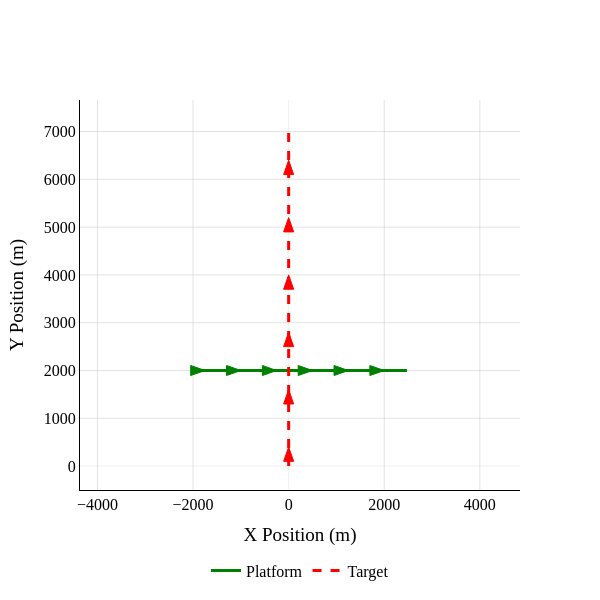

The notebook cell this image was saved under:
### Markdown cell above
# VISUALISATION

### Code cell
import plotly.graph_objects as go

timesteps = [
    SIM_PARAMS["start_time"] + i * SIM_PARAMS["time_interval"]
    for i in range(SIM_PARAMS["num_steps"])
]

fig = go.Figure()

plat_x = []
plat_y = []

print(len(timesteps))

for timestamp in timesteps:
    platform_state = platform.get_platform_state_at(timestamp)
    plat_x.append(platform_state.host.state.state_vector[0])
    plat_y.append(platform_state.host.state.state_vector[2])

tgt_x = []
tgt_y = []

for target_ground_truth in target_ground_truths:
    tgt_x = [state.state_vector[0] for state in target_ground_truth]
    tgt_y = [state.state_vector[2] for state in target_ground_truth]

# --- 2. Plot the Lines ---
fig.add_trace(go.Scatter(
    x=plat_x, y=plat_y,
    mode='lines', line=dict(color='green', width=3),
    name='Platform'
))

fig.add_trace(go.Scatter(
    x=tgt_x, y=tgt_y,
    mode='lines', line=dict(color="red", width=3, dash="dash"),
    name='Target'
))

# --- 3. Arrow Function ---
def add_arrowhead_at_index(fig, x_arr, y_arr, i, color, size=100):
    """Add a triangle (arrowhead) at index 'i' pointing in the direction of travel.

    Parameters
    ----------
    fig: The Plotly figure to add the shape to.
    x_arr: Array of x coordinates.
    y_arr: Array of y coordinates.
    i: Index at which to place the arrowhead (must be >= 1).
    color: The fill color.
    size: The length of the arrowhead in data units (e.g., meters).

    """
    # Boundary check
    if i < 1 or i >= len(x_arr):
        return

    # 1. Calculate Direction Vector (u)
    dx = x_arr[i] - x_arr[i-1]
    dy = y_arr[i] - y_arr[i-1]
    magnitude = np.sqrt(dx**2 + dy**2)

    if magnitude > 0:
        # Normalized direction vector
        ux = dx / magnitude
        uy = dy / magnitude

        # Perpendicular vector (v) for the width
        vx, vy = -uy, ux

        # 2. Define Arrow Geometry
        # Tip Position (with offset applied)
        tip_x = x_arr[i]
        tip_y = y_arr[i]

        # Base Center Position (behind the tip)
        base_center_x = tip_x - (ux * size)
        base_center_y = tip_y - (uy * size)

        # Width of the arrow head (e.g., 70% of the length)
        half_width = size * 0.35

        # Calculate Left and Right corners of the base
        left_x = base_center_x + (vx * half_width)
        left_y = base_center_y + (vy * half_width)

        right_x = base_center_x - (vx * half_width)
        right_y = base_center_y - (vy * half_width)

        # 3. Construct SVG Path
        # Move to Tip -> Line to Left -> Line to Right -> Close (Z)
        path = (f"M {tip_x},{tip_y} "
                f"L {left_x},{left_y} "
                f"L {right_x},{right_y} "
                "Z")

        # 4. Add Shape
        fig.add_shape(
            type="path",
            path=path,
            fillcolor=color,
            line=dict(
                color=color,  # Outline Color
                width=1       # Outline Thickness
            ),
            xref="x", yref="y"  # Use data coordinates
        )

# --- 4. Loop to Add Arrows ---

# Add GREEN arrows every 30th step
# Start at 10 to ensure we have previous history
for i in range(10, len(plat_x), 30):
    add_arrowhead_at_index(fig, plat_x, plat_y, i, "green", size=300)

# Add RED arrows every 30th step
for i in range(10, len(tgt_x), 30):
    add_arrowhead_at_index(fig, tgt_x, tgt_y, i, "red", size=300)

# --- 5. Layout Update ---
fig.update_layout(
    width=600, height=600,
    font=dict(family="Times New Roman", size=16, color="black"),
    showlegend=True,
    legend=dict(x=0.5, y=-0.25, xanchor="center", orientation="h", yanchor="bottom"),
    plot_bgcolor="white",
    yaxis=dict(
        scaleanchor="x",
        scaleratio=1
    )
)

# Calculate ranges with padding
if len(plat_x) > 0 and len(tgt_x) > 0:
    all_x = plat_x + tgt_x
    all_y = plat_y + tgt_y
    xrange = [min(all_x) - 500, max(all_x) + 500]
    yrange = [min(all_y) - 500, max(all_y) + 500]

    fig.update_xaxes(
        range=xrange, showgrid=True, gridcolor="rgba(200, 200, 200, 0.5)",
        linecolor="black", title="X Position (m)", zeroline=True,
        zerolinecolor="rgba(200, 200, 200, 0.5)", zerolinewidth=0.5
    )

    fig.update_yaxes(
        range=yrange, showgrid=True, gridcolor="rgba(200, 200, 200, 0.5)",
        linecolor="black", title="Y Position (m)", zeroline=True,
        zerolinecolor="rgba(200, 200, 200, 0.5)", zerolinewidth=0.5
    )

fig.show()

fig.write_image("figs/st_world_picture.pdf", scale=1, width=600, height=600)

### Figure 1 — Plotly figure (JSON) as saved in the notebook; plotly's stock layout.template omitted (floating-point values rounded to 4 significant figures; data arrays with more than 128 entries replaced by an {"elided": "..."} marker saying what was removed)
{"data": [{"line": {"color": "green", "width": 3}, "mode": "lines", "name": "Platform", "type": "scatter", "x": {"elided": "180 int values"}, "y": {"elided": "180 int values"}}, {"line": {"color": "red", "dash": "dash", "width": 3}, "mode": "lines", "name": "Target", "type": "scatter", "x": {"elided": "180 int values"}, "y": {"elided": "180 int values"}}], "layout": {"font": {"color": "black", "family": "Times New Roman", "size": 16}, "height": 600, "legend": {"orientation": "h", "x": 0.5, "xanchor": "center", "y": -0.25, "yanchor": "bottom"}, "plot_bgcolor": "white", "shapes": [{"fillcolor": "green", "line": {"color": "green", "width": 1}, "path": "M -1750.0,2000.0 L -2050.0,2105.0 L -2050.0,1895.0 Z", "type": "path", "xref": "x", "yref": "y"}, {"fillcolor": "green", "line": {"color": "green", "width": 1}, "path": "M -1000.0,2000.0 L -1300.0,2105.0 L -1300.0,1895.0 Z", "type": "path", "xref": "x", "yref": "y"}, {"fillcolor": "green", "line": {"color": "green", "width": 1}, "path": "M -250.0,2000.0 L -550.0,2105.0 L -550.0,1895.0 Z", "type": "path", "xref": "x", "yref": "y"}, {"fillcolor": "green", "line": {"color": "green", "width": 1}, "path": "M 500.0,2000.0 L 200.0,2105.0 L 200.0,1895.0 Z", "type": "path", "xref": "x", "yref": "y"}, {"fillcolor": "green", "line": {"color": "green", "width": 1}, "path": "M 1250.0,2000.0 L 950.0,2105.0 L 950.0,1895.0 Z", "type": "path", "xref": "x", "yref": "y"}, {"fillcolor": "green", "line": {"color": "green", "width": 1}, "path": "M 2000.0,2000.0 L 1700.0,2105.0 L 1700.0,1895.0 Z", "type": "path", "xref": "x", "yref": "y"}, {"fillcolor": "red", "line": {"color": "red", "width": 1}, "path": "M 0.0,400.0 L -105.0,100.0 L 105.0,100.0 Z", "type": "path", "xref": "x", "yref": "y"}, {"fillcolor": "red", "line": {"color": "red", "width": 1}, "path": "M 0.0,1600.0 L -105.0,1300.0 L 105.0,1300.0 Z", "type": "path", "xref": "x", "yref": "y"}, {"fillcolor": "red", "line": {"color": "red", "width": 1}, "path": "M 0.0,2800.0 L -105.0,2500.0 L 105.0,2500.0 Z", "type": "path", "xref": "x", "yref": "y"}, {"fillcolor": "red", "line": {"color": "red", "width": 1}, "path": "M 0.0,4000.0 L -105.0,3700.0 L 105.0,3700.0 Z", "type": "path", "xref": "x", "yref": "y"}, {"fillcolor": "red", "line": {"color": "red", "width": 1}, "path": "M 0.0,5200.0 L -105.0,4900.0 L 105.0,4900.0 Z", "type": "path", "xref": "x", "yref": "y"}, {"fillcolor": "red", "line": {"color": "red", "width": 1}, "path": "M 0.0,6400.0 L -105.0,6100.0 L 105.0,6100.0 Z", "type": "path", "xref": "x", "yref": "y"}], "showlegend": true, "width": 600, "xaxis": {"gridcolor": "rgba(200, 200, 200, 0.5)", "linecolor": "black", "range": [-2500, 2975], "showgrid": true, "title": {"text": "X Position (m)"}, "zeroline": true, "zerolinecolor": "rgba(200, 200, 200, 0.5)", "zerolinewidth": 0.5}, "yaxis": {"gridcolor": "rgba(200, 200, 200, 0.5)", "linecolor": "black", "range": [-500, 7660], "scaleanchor": "x", "scaleratio": 1, "showgrid": true, "title": {"text": "Y Position (m)"}, "zeroline": true, "zerolinecolor": "rgba(200, 200, 200, 0.5)", "zerolinewidth": 0.5}}}
